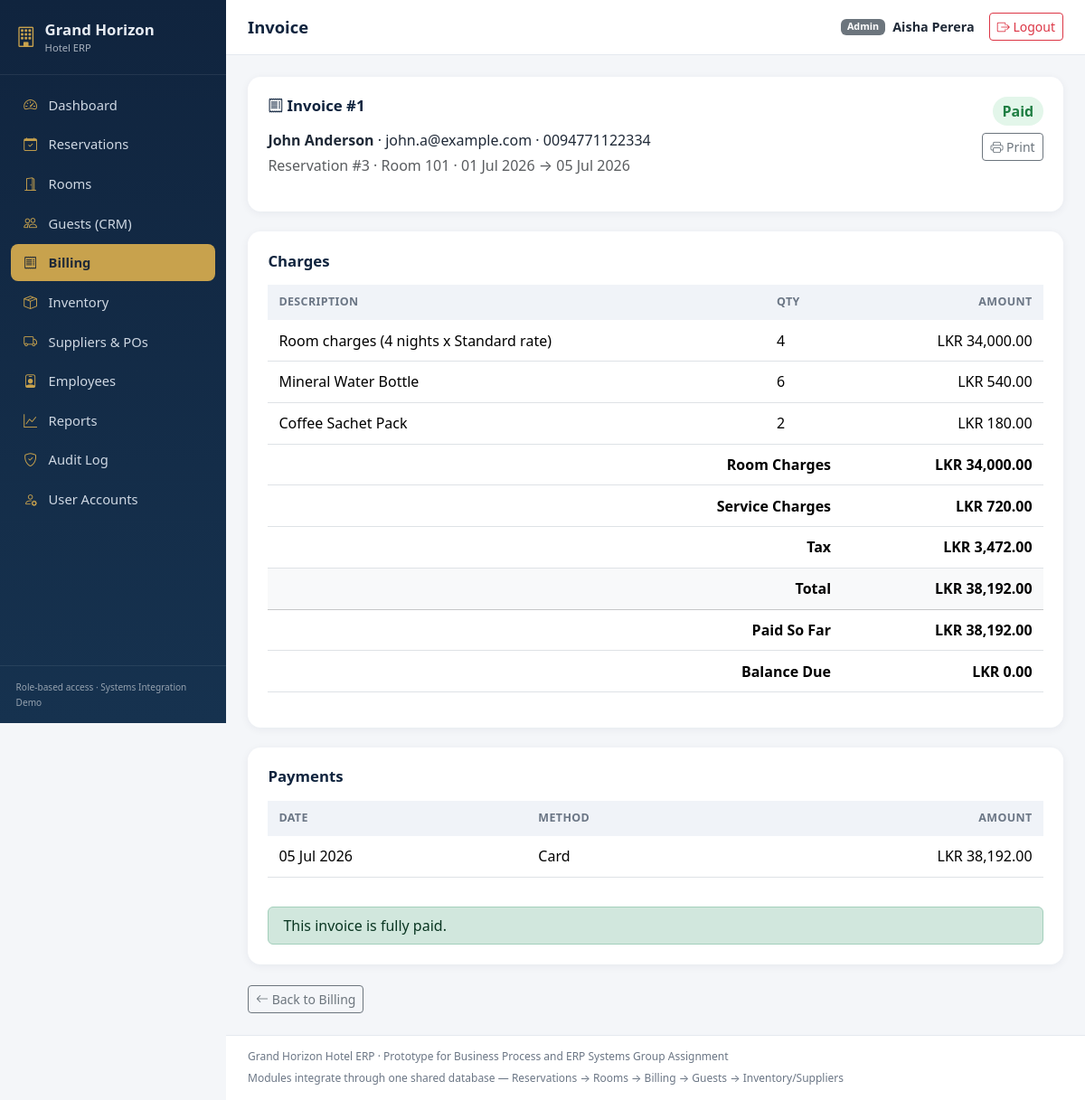
/modules/billing/invoice.php?id=1 (signed in), run on the app's committed database.
### tables this page shows
CREATE TABLE Invoices (
    InvoiceID      INT AUTO_INCREMENT PRIMARY KEY,
    ReservationID  INT NOT NULL,
    GuestID        INT NOT NULL,
    IssueDate      DATETIME NOT NULL DEFAULT CURRENT_TIMESTAMP,
    RoomCharges    DECIMAL(10,2) NOT NULL DEFAULT 0,
    ServiceCharges DECIMAL(10,2) NOT NULL DEFAULT 0,
    TaxAmount      DECIMAL(10,2) NOT NULL DEFAULT 0,
    TotalAmount    DECIMAL(10,2) NOT NULL DEFAULT 0,
    Status         ENUM('Unpaid','Partial','Paid') NOT NULL DEFAULT 'Unpaid',
    FOREIGN KEY (ReservationID) REFERENCES Reservations(ReservationID),
    FOREIGN KEY (GuestID) REFERENCES Guests(GuestID)
);

CREATE TABLE Guests (
    GuestID      INT AUTO_INCREMENT PRIMARY KEY,
    FullName     VARCHAR(100) NOT NULL,
    Email        VARCHAR(120) NULL,
    Phone        VARCHAR(30) NULL,
    Address      VARCHAR(255) NULL,
    IDNumber     VARCHAR(50) NULL,
    LoyaltyTier  ENUM('Standard','Silver','Gold','Platinum') NOT NULL DEFAULT 'Standard',
    CreatedAt    DATETIME NOT NULL DEFAULT CURRENT_TIMESTAMP
);

CREATE TABLE Reservations (
    ReservationID  INT AUTO_INCREMENT PRIMARY KEY,
    GuestID        INT NOT NULL,
    RoomID         INT NOT NULL,
    CheckInDate    DATE NOT NULL,
    CheckOutDate   DATE NOT NULL,
    ActualCheckIn  DATETIME NULL,
    ActualCheckOut DATETIME NULL,
    NumGuests      INT NOT NULL DEFAULT 1,
    Status         ENUM('Booked','CheckedIn','CheckedOut','Cancelled') NOT NULL DEFAULT 'Booked',
    CreatedBy      INT NULL,
    CreatedAt      DATETIME NOT NULL DEFAULT CURRENT_TIMESTAMP,
    FOREIGN KEY (GuestID) REFERENCES Guests(GuestID),
    FOREIGN KEY (RoomID) REFERENCES Rooms(RoomID),
    FOREIGN KEY (CreatedBy) REFERENCES Users(UserID)
);

CREATE TABLE Rooms (
    RoomID       INT AUTO_INCREMENT PRIMARY KEY,
    RoomNumber   VARCHAR(10) NOT NULL UNIQUE,
    RoomTypeID   INT NOT NULL,
    Floor        INT NOT NULL DEFAULT 1,
    Status       ENUM('Available','Occupied','Maintenance','Cleaning') NOT NULL DEFAULT 'Available',
    Notes        VARCHAR(255) NULL,
    FOREIGN KEY (RoomTypeID) REFERENCES RoomTypes(RoomTypeID)
);

CREATE TABLE InvoiceItems (
    InvoiceItemID INT AUTO_INCREMENT PRIMARY KEY,
    InvoiceID     INT NOT NULL,
    ItemID        INT NULL,
    Description   VARCHAR(150) NOT NULL,
    Quantity      INT NOT NULL DEFAULT 1,
    Amount        DECIMAL(10,2) NOT NULL,
    FOREIGN KEY (InvoiceID) REFERENCES Invoices(InvoiceID) ON DELETE CASCADE,
    FOREIGN KEY (ItemID) REFERENCES InventoryItems(ItemID)
);

CREATE TABLE Payments (
    PaymentID    INT AUTO_INCREMENT PRIMARY KEY,
    InvoiceID    INT NOT NULL,
    PaymentDate  DATETIME NOT NULL DEFAULT CURRENT_TIMESTAMP,
    Amount       DECIMAL(10,2) NOT NULL,
    Method       ENUM('Cash','Card','BankTransfer') NOT NULL DEFAULT 'Cash',
    ReceivedBy   INT NULL,
    FOREIGN KEY (InvoiceID) REFERENCES Invoices(InvoiceID),
    FOREIGN KEY (ReceivedBy) REFERENCES Users(UserID)
);

### includes/functions.php (called while the page is built, shortened)
<?php
function e(?string $value): string
{
    return htmlspecialchars($value ?? '', ENT_QUOTES, 'UTF-8');
}
function formatMoney(?float $amount): string
{
    return 'LKR ' . number_format((float) $amount, 2);
}
function formatDate(?string $date): string
{
    return date('d M Y', strtotime($date));
}

### modules/billing/invoice.php (the view, shortened to what this page needs)
<?php
require_once __DIR__ . '/../../includes/auth.php';
$id = (int) ($_GET['id'] ?? 0);
$stmt = $pdo->prepare(
    "SELECT inv.*, g.FullName, g.Email, g.Phone, r.ReservationID, rm.RoomNumber, r.CheckInDate, r.CheckOutDate
     FROM Invoices inv
     JOIN Guests g ON g.GuestID = inv.GuestID
     JOIN Reservations r ON r.ReservationID = inv.ReservationID
     JOIN Rooms rm ON rm.RoomID = r.RoomID
     WHERE inv.InvoiceID = ?"
);
$stmt->execute([$id]);
$invoice = $stmt->fetch();
$items = $pdo->prepare('SELECT * FROM InvoiceItems WHERE InvoiceID = ?');
$items->execute([$id]);
$items = $items->fetchAll();
$payments = $pdo->prepare('SELECT * FROM Payments WHERE InvoiceID = ? ORDER BY PaymentDate');
$payments->execute([$id]);
$payments = $payments->fetchAll();
$paidSoFar = array_sum(array_column($payments, 'Amount'));
$balance = round($invoice['TotalAmount'] - $paidSoFar, 2);
require __DIR__ . '/../../includes/header.php';
?>
<div class="section-card">
  <div class="d-flex justify-content-between align-items-start flex-wrap gap-3">
    <div>
      <h2><i class="bi bi-receipt"></i> Invoice #<?= (int) $invoice['InvoiceID'] ?></h2>
      <p class="mb-1"><strong><?= e($invoice['FullName']) ?></strong> &middot; <?= e($invoice['Email']) ?> &middot; <?= e($invoice['Phone']) ?></p>
      <p class="text-muted">Reservation #<?= (int) $invoice['ReservationID'] ?> &middot; Room <?= e($invoice['RoomNumber']) ?> &middot; <?= formatDate($invoice['CheckInDate']) ?> &rarr; <?= formatDate($invoice['CheckOutDate']) ?></p>
    </div>
    <div class="text-end">
      <span class="status-pill status-<?= e($invoice['Status']) ?> fs-6"><?= e($invoice['Status']) ?></span>
      <div class="mt-2"><button onclick="window.print()" class="btn btn-sm btn-outline-secondary"><i class="bi bi-printer"></i> Print</button></div>
    </div>
  </div>
</div>
<div class="section-card">
  <h2>Charges</h2>
  <div class="table-responsive">
    <table class="table erp-table align-middle">
      <thead><tr><th>Description</th><th>Qty</th><th class="text-end">Amount</th></tr></thead>
      <tbody>
        <?php foreach ($items as $it): ?>
          <tr><td><?= e($it['Description']) ?></td><td><?= (int) $it['Quantity'] ?></td><td class="text-end"><?= formatMoney($it['Amount']) ?></td></tr>
        <?php endforeach; ?>
      </tbody>
      <tfoot>
        <tr><th colspan="2" class="text-end">Room Charges</th><th class="text-end"><?= formatMoney($invoice['RoomCharges']) ?></th></tr>
        <tr><th colspan="2" class="text-end">Service Charges</th><th class="text-end"><?= formatMoney($invoice['ServiceCharges']) ?></th></tr>
        <tr><th colspan="2" class="text-end">Tax</th><th class="text-end"><?= formatMoney($invoice['TaxAmount']) ?></th></tr>
        <tr class="table-light"><th colspan="2" class="text-end">Total</th><th class="text-end"><?= formatMoney($invoice['TotalAmount']) ?></th></tr>
        <tr><th colspan="2" class="text-end">Paid So Far</th><th class="text-end"><?= formatMoney($paidSoFar) ?></th></tr>
        <tr><th colspan="2" class="text-end">Balance Due</th><th class="text-end"><?= formatMoney($balance) ?></th></tr>
      </tfoot>
    </table>
  </div>
</div>
<div class="section-card">
  <h2>Payments</h2>
  <div class="table-responsive mb-3">
    <table class="table erp-table align-middle">
      <thead><tr><th>Date</th><th>Method</th><th class="text-end">Amount</th></tr></thead>
      <tbody>
        <?php foreach ($payments as $p): ?>
          <tr><td><?= formatDate($p['PaymentDate']) ?></td><td><?= e($p['Method']) ?></td><td class="text-end"><?= formatMoney($p['Amount']) ?></td></tr>
        <?php endforeach; ?>
      </tbody>
    </table>
  </div>
  <?php if ($balance > 0): ?>
    <h6>Record Payment</h6>
    <form method="post" action="pay.php" class="row g-2 align-items-end">
      <input type="hidden" name="invoice_id" value="<?= $id ?>">
      <div class="col-md-3">
        <label class="form-label">Amount</label>
        <input type="number" step="0.01" name="amount" class="form-control" max="<?= $balance ?>" value="<?= $balance ?>" required>
      </div>
      <div class="col-md-3">
        <label class="form-label">Method</label>
        <select name="method" class="form-select">
          <option value="Cash">Cash</option>
          <option value="Card">Card</option>
          <option value="BankTransfer">Bank Transfer</option>
        </select>
      </div>
      <div class="col-md-3">
        <button type="submit" class="btn btn-primary"><i class="bi bi-cash-coin"></i> Record Payment</button>
      </div>
    </form>
  <?php else: ?>
    <div class="alert alert-success py-2 mb-0">This invoice is fully paid.</div>
  <?php endif; ?>
</div>
<a href="list.php" class="btn btn-outline-secondary btn-sm"><i class="bi bi-arrow-left"></i> Back to Billing</a>
<?php require __DIR__ . '/../../includes/footer.php'; ?>

### assets/css/style.css (style rules this page uses)
:root { --brand-navy: #10243e; --brand-navy-light: #16324f; --brand-gold: #c8a24d; --brand-gold-dark: #a9803a; --bg-app: #f4f6f9; --text-muted: #6b7685; --card-radius: 0.9rem; }
* { box-sizing: border-box; }
body { background: var(--bg-app); font-family: 'Segoe UI', system-ui, -apple-system, sans-serif; color: #1f2937; }
.section-card { background: #fff; border-radius: var(--card-radius); box-shadow: 0 2px 10px rgba(16,36,62,0.06); padding: 1.4rem; margin-bottom: 1.4rem; }
.section-card h2 { font-size: 1.05rem; font-weight: 700; color: var(--brand-navy); margin-bottom: 1rem; }
table.erp-table thead th { background: #f0f3f8; font-size: 0.78rem; text-transform: uppercase; letter-spacing: 0.03em; color: var(--text-muted); border-bottom: none; }
table.erp-table td, table.erp-table th { vertical-align: middle; padding: 0.65rem 0.75rem; }
.status-pill { padding: 0.25rem 0.65rem; border-radius: 999px; font-size: 0.74rem; font-weight: 600; display: inline-block; }
.status-Available, .status-Paid, .status-CheckedOut, .status-Received, .status-Approved { background: #e3f6ea; color: #1e7e42; }

### data on the page
invoices: InvoiceID "1", GuestID.FullName "John Anderson", GuestID.Email "john.a@example.com", GuestID.Phone "0094771122334", ReservationID.ReservationID "3", rooms.RoomNumber "101", ReservationID.CheckInDate "01 Jul 2026", ReservationID.CheckOutDate "05 Jul 2026", Status "Paid", RoomCharges "LKR 34,000.00", ServiceCharges "LKR 720.00", TaxAmount "LKR 3,472.00", TotalAmount "LKR 38,192.00", TotalAmount "LKR 0.00"
invoiceitems: Description "Room charges (4 nights x Standard rate)", Quantity "4", Amount "LKR 34,000.00"
invoiceitems: Description "Mineral Water Bottle", Quantity "6", Amount "LKR 540.00"
invoiceitems: Description "Coffee Sachet Pack", Quantity "2", Amount "LKR 180.00"
payments: PaymentDate "05 Jul 2026", Method "Card", Amount "LKR 38,192.00"

### other printed values
$item['label'] "Dashboard"
$item['label'] "Reservations"
$item['label'] "Rooms"
$item['label'] "Guests (CRM)"
$item['label'] "Billing"
$item['label'] "Inventory"
$item['label'] "Suppliers & POs"
$item['label'] "Employees"
$item['label'] "Reports"
$item['label'] "Audit Log"
$item['label'] "User Accounts"
$pageTitle "Invoice"
$user['role'] "Admin"
$user['name'] "Aisha Perera"
formatMoney($paidSoFar) "LKR 38,192.00"
